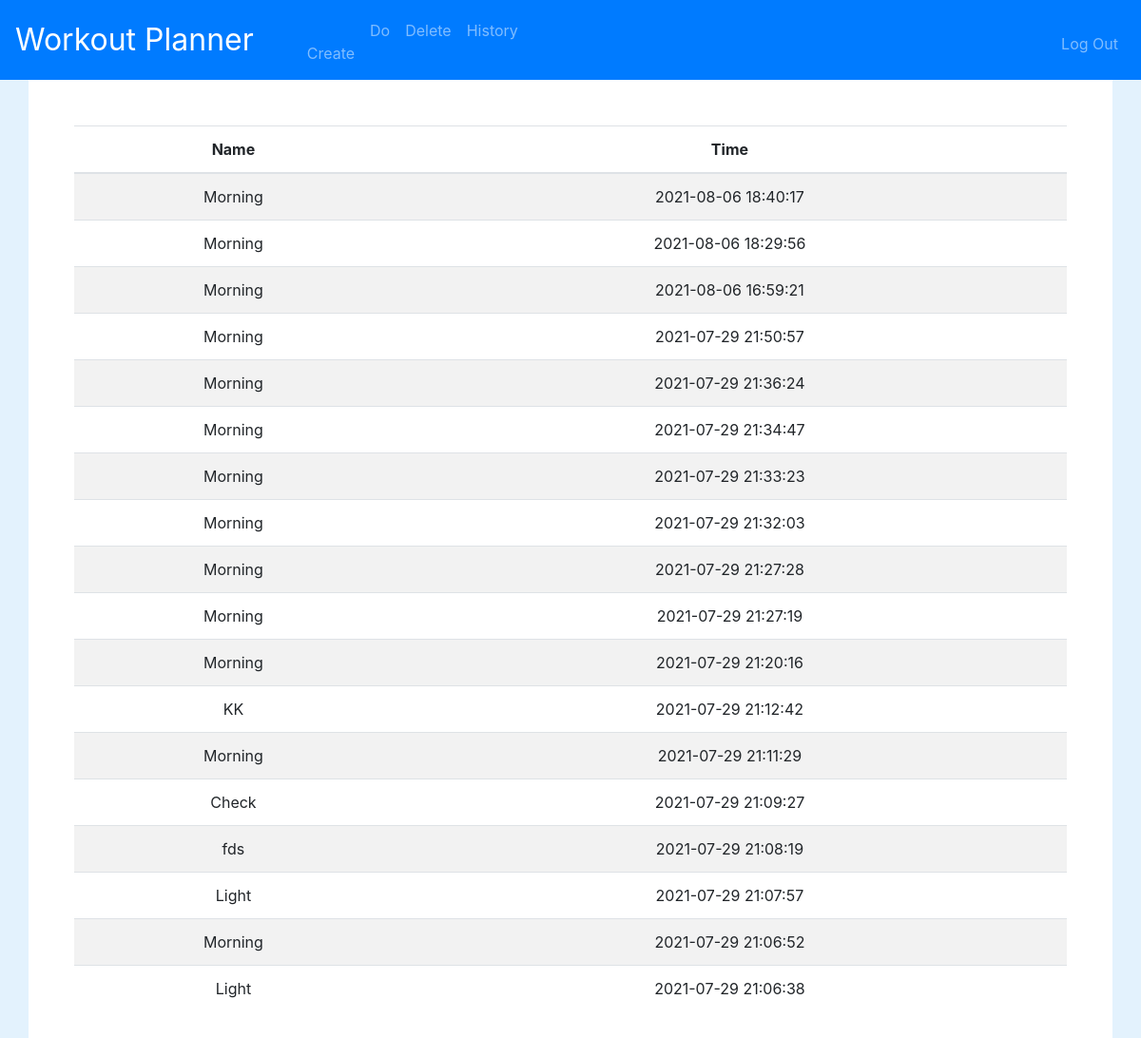
The app's page /history (signed in) with its own data.
### tables this page shows
CREATE TABLE history (
id INTEGER PRIMARY KEY AUTOINCREMENT NOT NULL,
user_id INTEGER NOT NULL,
name TEXT NOT NULL,
time TIMESTAMP DEFAULT CURRENT_TIMESTAMP NOT NULL,
FOREIGN KEY(user_id) REFERENCES users(id)
);

### application.py (the view)
@app.route("/history")
@login_required
def history():
    rows=db.execute("SELECT name, time FROM history WHERE user_id=:user_id ORDER BY time DESC", user_id=session["user_id"])
    historys=[]
    for row in rows:
        historys.append({
            "name": row["name"],
            "time": row["time"]
        })
    return render_template("history.html", historys=historys)

### application.py (called while the page is built)
@app.after_request
def after_request(response):
    response.headers["Cache-Control"] = "no-cache, no-store, must-revalidate"
    response.headers["Expires"] = 0
    response.headers["Pragma"] = "no-cache"
    return response

### helpers.py (called while the page is built)
def login_required(f):
    @wraps(f)
    def decorated_function(*args, **kwargs):
        if session.get("user_id") is None:
            return redirect("/login")
        return f(*args, **kwargs)
    return decorated_function

### templates/history.html (shortened to what this page needs)
{% extends "layout.html" %}
{% block main %}
        <table class= "table table-striped">
            <thead>
                <tr>
                    <th>Name</th>
                    <th>Time</th>
                </tr>
            </thead>
            <tbody>
                {%for history in historys%}
                <tr>
                    <td>{{history["name"]}}</td>
                    <td>{{history["time"]}}</td>
                </tr>
                {% endfor %}
        </table>
{% endblock %}

### templates/layout.html (shortened to what this page needs)
<!DOCTYPE html>
<html lang="en">
    <head>
        <link rel="stylesheet" href="https://cdn.jsdelivr.net/npm/bootstrap@4.5.3/dist/css/bootstrap.min.css">
        <link href="/static/styles.css" rel="stylesheet">
    </head>
    <body style="background-color: #e3f2fd;">
        <nav class="navbar navbar-expand-lg navbar-dark bg-primary">
            <a class="navbar-brand" href="/"><span class="white">Workout Planner</span>
            <div class="collapse navbar-collapse" id="navbar">
                {% if session.user_id %}
                    <ul class="navbar-nav mr-auto mt-1">
                        <li class="nav-item"><a class="nav-link" href="/create">Create</a></li>
                        <li class="nav-item"><a class="nav-link" href="/do">Do</a></li>
                        <li class="nav-item"><a class="nav-link" href="/delete">Delete</a></li>
                        <li class="nav-item"><a class="nav-link" href="/history">History</a></li>
                    </ul>
                    <ul class="navbar-nav ml-auto mt-2">
                        <li class="nav-item"><a class="nav-link" href="/logout">Log Out</a></li>
                    </ul>
                {% else %}
                    <ul class="navbar-nav ml-auto mt-2">
                        <li class="nav-item"><a class="nav-link" href="/register">Register</a></li>
                        <li class="nav-item"><a class="nav-link" href="/login">Log In</a></li>
                    </ul>
                {% endif %}
            </div>
        </nav>
        <main class="container p-5" style="background-color: #FFFFFF;">
            {% block main %}{% endblock %}
        </main>
    </body>
</html>

### static/styles.css (style rules this page uses)
.navbar-brand { font-size: xx-large; }
nav .navbar-brand .white { color: #FFFFFF; }
main { overflow-x: auto; text-align: center; }

### records on screen
history: name "Morning", time "2021-08-06 18:40:17"
history: name "Morning", time "2021-08-06 18:29:56"
history: name "Morning", time "2021-08-06 16:59:21"
history: name "Morning", time "2021-07-29 21:50:57"
history: name "Morning", time "2021-07-29 21:36:24"
history: name "Morning", time "2021-07-29 21:34:47"
history: name "Morning", time "2021-07-29 21:33:23"
history: name "Morning", time "2021-07-29 21:32:03"
history: name "Morning", time "2021-07-29 21:27:28"
history: name "Morning", time "2021-07-29 21:27:19"
history: name "Morning", time "2021-07-29 21:20:16"
history: name "KK", time "2021-07-29 21:12:42"
history: name "Morning", time "2021-07-29 21:11:29"
history: name "Check", time "2021-07-29 21:09:27"
history: name "fds", time "2021-07-29 21:08:19"
history: name "Light", time "2021-07-29 21:07:57"
history: name "Morning", time "2021-07-29 21:06:52"
history: name "Light", time "2021-07-29 21:06:38"
